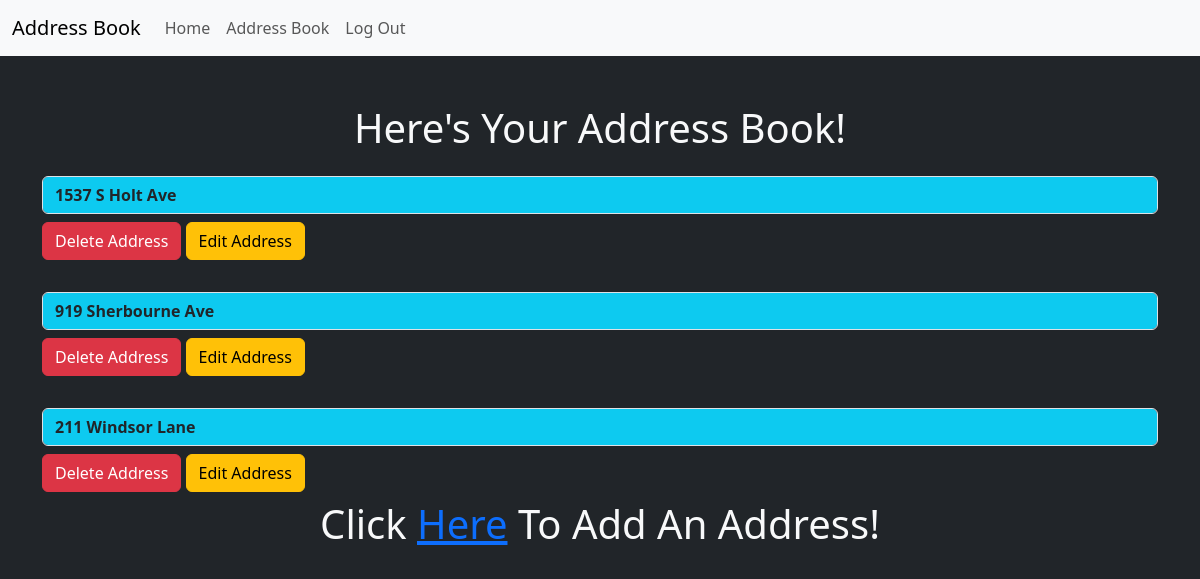
The app's page /address_book (signed in), older data.
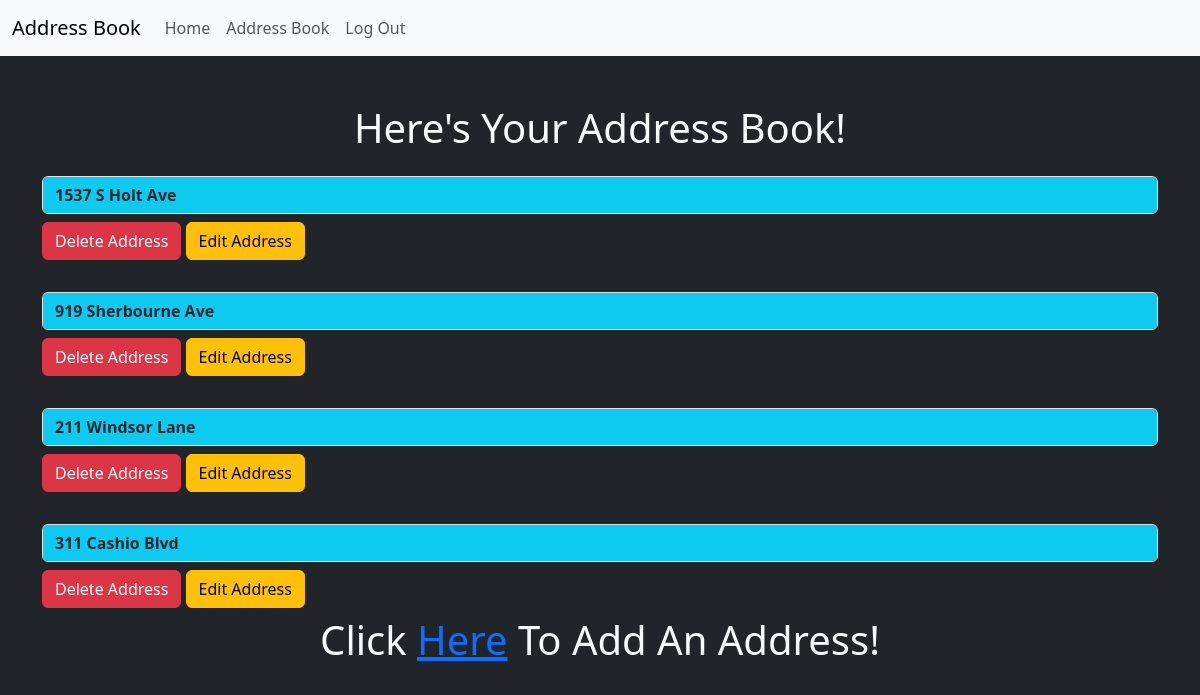
The same page, newer data.
### app/models.py (models this page shows, shortened)
class Post(db.Model):
    id = db.Column(db.Integer, primary_key=True)
    address = db.Column(db.String, nullable=False)
    date_created = db.Column(db.DateTime, nullable=False, default=datetime.utcnow)
    user_id = db.Column(db.Integer, db.ForeignKey('user.id'))

### app/routes.py (the view)
@app.route('/address_book')
def address_book():
    addresses = Post.query.all()
    return render_template('address_book.html', addresses=addresses)

### app/models.py (called while the page is built)
@login.user_loader
def load_user(user_id):
    return User.query.get(user_id)

### app/templates/address_book.html (shortened to what this page needs)
{% extends 'base.html' %}
{% block content %}
<h1 class="text-center text-light mt-5 mb-4">Here's Your Address Book!</h1>
    {% for address in current_user.addresses %}
    <input class="form-control mt-4 mb-2 bg-info fw-bold" type="text" value="{{ address.address }}" aria-label="{{ address.address }}" readonly>
    <a href="{{ url_for('delete_address', post_id=address.id) }}" type="button" class="btn btn-danger mb-2">Delete Address</a>
    <a href="{{ url_for('edit_address', post_id=address.id) }}" type="button" class="btn btn-warning mb-2">Edit Address</a>
    {% endfor %}
    <h1 class="text-center text-light">Click <a href="/add_address">Here</a> To Add An Address!</h1>
{% endblock content %}

Row changes from the older to the newer data that the page shows:
added Post: address "311 Cashio Blvd"
